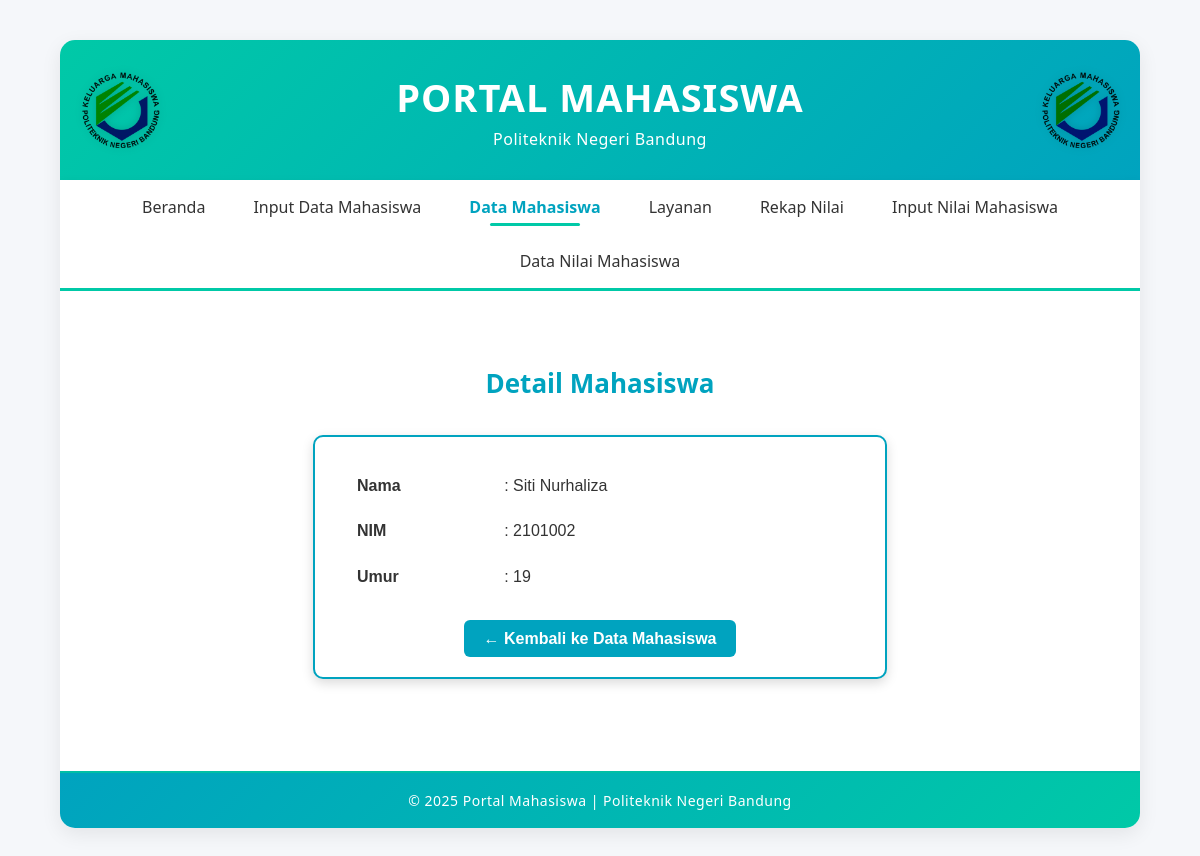
The app's page /template_dasar_01.php?page=mhsw&detail=2101002 with its own data.
### tables this page shows
CREATE TABLE `mahasiswa` (
  `Nim` varchar(15) NOT NULL,
  `Nama` varchar(100) DEFAULT NULL,
  `Umur` int(11) DEFAULT NULL
);

### mhsw.php (the view, shortened to what this page needs)
<?php
$host = "localhost";
$user = "root";
$pass = "";
$db   = "mahasiswa_db";
$conn = new mysqli($host, $user, $pass, $db);
if (isset($_GET['detail'])) {
    $nim = $conn->real_escape_string($_GET['detail']);
    $sql = "SELECT * FROM mahasiswa WHERE Nim='$nim'";
    $result = $conn->query($sql);
    if ($result && $result->num_rows > 0) {
        $data = $result->fetch_assoc();
        ?>
        <h2 style="text-align:center; margin:30px 0; color:#00a3bf;">Detail Mahasiswa</h2>
        <div style="
            width: 50%;
            margin: auto;
            background: #ffffff;
            padding: 25px 40px;
            border: 2px solid #00a3bf;
            border-radius: 10px;
            box-shadow: 0 4px 12px rgba(0,0,0,0.15);
            font-family: 'Poppins', Arial, sans-serif;
        ">
            <table style="width:100%; font-size:16px;">
                <tr>
                    <td style="padding:8px 0; font-weight:bold; width:30%;">Nama</td>
                    <td style="padding:8px 0;">: <?php echo htmlspecialchars($data['Nama']); ?></td>
                </tr>
                <tr>
                    <td style="padding:8px 0; font-weight:bold;">NIM</td>
                    <td style="padding:8px 0;">: <?php echo htmlspecialchars($data['Nim']); ?></td>
                </tr>
                <tr>
                    <td style="padding:8px 0; font-weight:bold;">Umur</td>
                    <td style="padding:8px 0;">: <?php echo htmlspecialchars($data['Umur']); ?></td>
                </tr>
            </table>
            <div style="text-align:center; margin-top:25px;">
                <a href="template_dasar_01.php?page=mhsw"
                   style="background-color:#00a3bf; color:white; padding:10px 20px;
                          border-radius:6px; text-decoration:none; font-weight:bold;">
                   ← Kembali ke Data Mahasiswa
                </a>
            </div>
        </div>
        <?php
    } else {
        echo "<p style='text-align:center; color:red;'>Data mahasiswa tidak ditemukan!</p>";
    }
} ?>

### template_dasar_01.php (style rules this page uses)
body { font-family: 'Poppins', 'Segoe UI', Arial, sans-serif; background-color: #f5f7fa; margin: 0; padding: 0; color: #333; }
.content h2 { color: #00a3bf; text-align: center; font-size: 26px; margin-bottom: 10px; }

### records on screen
mahasiswa: Nama "Siti Nurhaliza", Nim "2101002", Umur "19"
